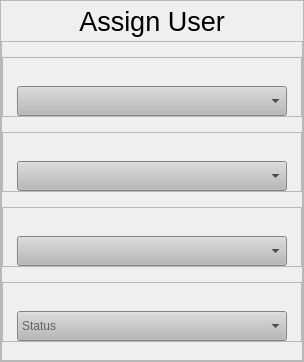
                                <widget class="QFrame" name="frame_13">
                                 <property name="sizePolicy">
                                  <sizepolicy hsizetype="Fixed" vsizetype="Fixed">
                                   <horstretch>0</horstretch>
                                   <verstretch>0</verstretch>
                                  </sizepolicy>
                                 </property>
                                 <property name="minimumSize">
                                  <size>
                                   <width>0</width>
                                   <height>350</height>
                                  </size>
                                 </property>
                                 <property name="maximumSize">
                                  <size>
                                   <width>16777215</width>
                                   <height>400</height>
                                  </size>
                                 </property>
                                 <property name="frameShape">
                                  <enum>QFrame::StyledPanel</enum>
                                 </property>
                                 <property name="frameShadow">
                                  <enum>QFrame::Raised</enum>
                                 </property>
                                 <layout class="QVBoxLayout" name="verticalLayout_59">
                                  <property name="spacing">
                                   <number>0</number>
                                  </property>
                                  <property name="leftMargin">
                                   <number>0</number>
                                  </property>
                                  <property name="topMargin">
                                   <number>0</number>
                                  </property>
                                  <property name="rightMargin">
                                   <number>0</number>
                                  </property>
                                  <property name="bottomMargin">
                                   <number>0</number>
                                  </property>
                                  <item alignment="Qt::AlignHCenter">
                                   <widget class="QLabel" name="label_12">
                                    <property name="sizePolicy">
                                     <sizepolicy hsizetype="Fixed" vsizetype="Fixed">
                                      <horstretch>0</horstretch>
                                      <verstretch>0</verstretch>
                                     </sizepolicy>
                                    </property>
                                    <property name="minimumSize">
                                     <size>
                                      <width>150</width>
                                      <height>40</height>
                                     </size>
                                    </property>
                                    <property name="maximumSize">
                                     <size>
                                      <width>150</width>
                                      <height>40</height>
                                     </size>
                                    </property>
                                    <property name="font">
                                     <font>
                                      <pointsize>20</pointsize>
                                     </font>
                                    </property>
                                    <property name="styleSheet">
                                     <string notr="true">background-color : transparent ; color : black;</string>
                                    </property>
                                    <property name="text">
                                     <string>Assign User</string>
                                    </property>
                                    <property name="alignment">
                                     <set>Qt::AlignCenter</set>
                                    </property>
                                   </widget>
                                  </item>
                                  <item>
                                   <widget class="QFrame" name="frame_14">
                                    <property name="sizePolicy">
                                     <sizepolicy hsizetype="Fixed" vsizetype="Fixed">
                                      <horstretch>0</horstretch>
                                      <verstretch>0</verstretch>
                                     </sizepolicy>
                                    </property>
                                    <property name="minimumSize">
                                     <size>
                                      <width>300</width>
                                      <height>320</height>
                                     </size>
                                    </property>
                                    <property name="maximumSize">
                                     <size>
                                      <width>350</width>
                                      <height>320</height>
                                     </size>
                                    </property>
                                    <property name="frameShape">
                                     <enum>QFrame::StyledPanel</enum>
                                    </property>
                                    <property name="frameShadow">
                                     <enum>QFrame::Raised</enum>
                                    </property>
                                    <layout class="QVBoxLayout" name="verticalLayout_60">
                                     <property name="spacing">
                                      <number>0</number>
                                     </property>
                                     <property name="leftMargin">
                                      <number>0</number>
                                     </property>
                                     <property name="topMargin">
                                      <number>0</number>
                                     </property>
                                     <property name="rightMargin">
                                      <number>0</number>
                                     </property>
                                     <property name="bottomMargin">
                                      <number>0</number>
                                     </property>
                                     <item alignment="Qt::AlignHCenter">
                                      <widget class="QFrame" name="frame_16">
                                       <property name="minimumSize">
                                        <size>
                                         <width>300</width>
                                         <height>60</height>
                                        </size>
                                       </property>
                                       <property name="maximumSize">
                                        <size>
                                         <width>300</width>
                                         <height>60</height>
                                        </size>
                                       </property>
                                       <property name="frameShape">
                                        <enum>QFrame::StyledPanel</enum>
                                       </property>
                                       <property name="frameShadow">
                                        <enum>QFrame::Raised</enum>
                                       </property>
                                       <layout class="QVBoxLayout" name="verticalLayout_62">
                                        <property name="spacing">
                                         <number>3</number>
                                        </property>
                                        <property name="leftMargin">
                                         <number>0</number>
                                        </property>
                                        <property name="topMargin">
                                         <number>0</number>
                                        </property>
                                        <property name="rightMargin">
                                         <number>0</number>
                                        </property>
                                        <property name="bottomMargin">
                                         <number>0</number>
                                        </property>
                                        <item>
                                         <widget class="QLabel" name="label_14">
                                          <property name="font">
                                           <font>
                                            <pointsize>10</pointsize>
                                           </font>
                                          </property>
                                          <property name="text">
                                           <string/>
                                          </property>
                                         </widget>
                                        </item>
                                        <item>
                                         <widget class="QComboBox" name="comboBox_10">
                                          <property name="maximumSize">
                                           <size>
                                            <width>0</width>
                                            <height>0</height>
                                           </size>
                                          </property>
                                         </widget>
                                        </item>
                                        <item alignment="Qt::AlignHCenter">
                                         <widget class="QComboBox" name="comboBox_7">
                                          <property name="minimumSize">
                                           <size>
                                            <width>270</width>
                                            <height>30</height>
                                           </size>
                                          </property>
                                          <property name="maximumSize">
                                           <size>
                                            <width>270</width>
                                            <height>30</height>
                                           </size>
                                          </property>
                                          <property name="styleSheet">
                                           <string notr="true">background-color: rgb(184, 184, 184); color : black;</string>
                                          </property>
                                         </widget>
                                        </item>
                                       </layout>
                                      </widget>
                                     </item>
                                     <item alignment="Qt::AlignHCenter">
                                      <widget class="QFrame" name="frame_17">
                                       <property name="minimumSize">
                                        <size>
                                         <width>300</width>
                                         <height>60</height>
                                        </size>
                                       </property>
                                       <property name="maximumSize">
                                        <size>
                                         <width>300</width>
                                         <height>60</height>
                                        </size>
                                       </property>
                                       <property name="frameShape">
                                        <enum>QFrame::StyledPanel</enum>
                                       </property>
                                       <property name="frameShadow">
                                        <enum>QFrame::Raised</enum>
                                       </property>
                                       <layout class="QVBoxLayout" name="verticalLayout_63">
                                        <property name="spacing">
                                         <number>0</number>
                                        </property>
                                        <property name="leftMargin">
                                         <number>0</number>
                                        </property>
                                        <property name="topMargin">
                                         <number>0</number>
                                        </property>
                                        <property name="rightMargin">
                                         <number>0</number>
                                        </property>
                                        <property name="bottomMargin">
                                         <number>0</number>
                                        </property>
                                        <item>
                                         <widget class="QLabel" name="label_15">
                                          <property name="font">
                                           <font>
                                            <pointsize>10</pointsize>
                                           </font>
                                          </property>
                                          <property name="text">
                                           <string/>
                                          </property>
                                         </widget>
                                        </item>
                                        <item>
                                         <widget class="QComboBox" name="comboBox_11">
                                          <property name="maximumSize">
                                           <size>
                                            <width>0</width>
                                            <height>0</height>
                                           </size>
                                          </property>
                                         </widget>
                                        </item>
                                        <item alignment="Qt::AlignHCenter">
                                         <widget class="QComboBox" name="comboBox_8">
                                          <property name="minimumSize">
                                           <size>
                                            <width>270</width>
                                            <height>30</height>
                                           </size>
                                          </property>
                                          <property name="maximumSize">
                                           <size>
                                            <width>270</width>
                                            <height>30</height>
                                           </size>
                                          </property>
                                          <property name="styleSheet">
                                           <string notr="true">background-color: rgb(184, 184, 184); color : black;</string>
                                          </property>
                                         </widget>
                                        </item>
                                       </layout>
                                      </widget>
                                     </item>
                                     <item alignment="Qt::AlignHCenter">
                                      <widget class="QFrame" name="frame_18">
                                       <property name="minimumSize">
                                        <size>
                                         <width>300</width>
                                         <height>60</height>
                                        </size>
                                       </property>
                                       <property name="maximumSize">
                                        <size>
                                         <width>300</width>
                                         <height>60</height>
                                        </size>
                                       </property>
                                       <property name="frameShape">
                                        <enum>QFrame::StyledPanel</enum>
                                       </property>
                                       <property name="frameShadow">
                                        <enum>QFrame::Raised</enum>
                                       </property>
                                       <layout class="QVBoxLayout" name="verticalLayout_64">
                                        <property name="spacing">
                                         <number>3</number>
                                        </property>
                                        <property name="leftMargin">
                                         <number>0</number>
                                        </property>
                                        <property name="topMargin">
                                         <number>0</number>
                                        </property>
                                        <property name="rightMargin">
                                         <number>0</number>
                                        </property>
                                        <property name="bottomMargin">
                                         <number>0</number>
                                        </property>
                                        <item>
                                         <widget class="QLabel" name="label_16">
                                          <property name="font">
                                           <font>
                                            <pointsize>10</pointsize>
                                           </font>
                                          </property>
                                          <property name="text">
                                           <string/>
                                          </property>
                                         </widget>
                                        </item>
                                        <item>
                                         <widget class="QComboBox" name="comboBox_12">
                                          <property name="maximumSize">
                                           <size>
                                            <width>0</width>
                                            <height>0</height>
                                           </size>
                                          </property>
                                         </widget>
                                        </item>
                                        <item alignment="Qt::AlignHCenter">
                                         <widget class="QComboBox" name="comboBox_9">
                                          <property name="minimumSize">
                                           <size>
                                            <width>270</width>
                                            <height>30</height>
                                           </size>
                                          </property>
                                          <property name="maximumSize">
                                           <size>
                                            <width>270</width>
                                            <height>30</height>
                                           </size>
                                          </property>
                                          <property name="styleSheet">
                                           <string notr="true">background-color: rgb(184, 184, 184); color : black;</string>
                                          </property>
                                         </widget>
                                        </item>
                                       </layout>
                                      </widget>
                                     </item>
                                     <item alignment="Qt::AlignHCenter">
                                      <widget class="QFrame" name="frame_19">
                                       <property name="minimumSize">
                                        <size>
                                         <width>300</width>
                                         <height>60</height>
                                        </size>
                                       </property>
                                       <property name="maximumSize">
                                        <size>
                                         <width>300</width>
                                         <height>60</height>
                                        </size>
                                       </property>
                                       <property name="frameShape">
                                        <enum>QFrame::StyledPanel</enum>
                                       </property>
                                       <property name="frameShadow">
                                        <enum>QFrame::Raised</enum>
                                       </property>
                                       <layout class="QVBoxLayout" name="verticalLayout_65">
                                        <property name="spacing">
                                         <number>0</number>
                                        </property>
                                        <property name="leftMargin">
                                         <number>0</number>
                                        </property>
                                        <property name="topMargin">
                                         <number>0</number>
                                        </property>
                                        <property name="rightMargin">
                                         <number>0</number>
                                        </property>
                                        <property name="bottomMargin">
                                         <number>0</number>
                                        </property>
                                        <item>
                                         <widget class="QLabel" name="label_17">
                                          <property name="font">
                                           <font>
                                            <pointsize>10</pointsize>
                                           </font>
                                          </property>
                                          <property name="text">
                                           <string/>
                                          </property>
                                         </widget>
                                        </item>
                                        <item>
                                         <widget class="QComboBox" name="comboBox_13">
                                          <property name="maximumSize">
                                           <size>
                                            <width>0</width>
                                            <height>0</height>
                                           </size>
                                          </property>
                                         </widget>
                                        </item>
                                        <item alignment="Qt::AlignHCenter">
                                         <widget class="QComboBox" name="comboBox_2">
                                          <property name="minimumSize">
                                           <size>
                                            <width>270</width>
                                            <height>30</height>
                                           </size>
                                          </property>
                                          <property name="maximumSize">
                                           <size>
                                            <width>270</width>
                                            <height>30</height>
                                           </size>
                                          </property>
                                          <property name="styleSheet">
                                           <string notr="true">background-color: rgb(184, 184, 184); color : black;</string>
                                          </property>
                                          <property name="placeholderText">
                                           <string>Status</string>
                                          </property>
                                          <property name="modelColumn">
                                           <number>0</number>
                                          </property>
                                         </widget>
                                        </item>
                                       </layout>
                                      </widget>
                                     </item>
                                    </layout>
                                   </widget>
                                  </item>
                                 </layout>
                                </widget>
